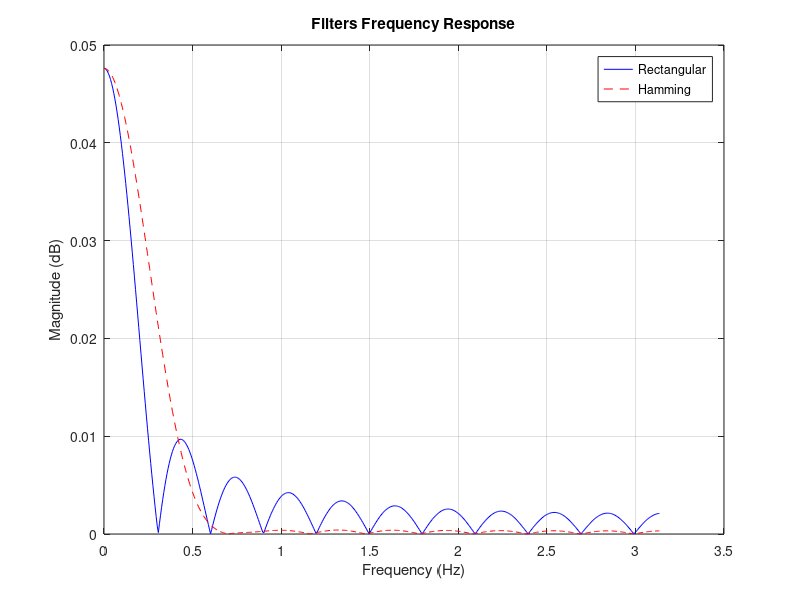

Reproduce this figure in MATLAB.
clear ; close all ; clc ; 
Vc = 0.4 * pi;
Fs = 100;
N = 21;

% Filter design with rectangular window
h_rect = fir1(N-1, Vc/(Fs/2), 'low', rectwin(N));

% Filter design with hamming window
h_hamming = fir1(N-1, Vc/(Fs/2), 'low', hamming(N));

[H_rect,w1]=freqz(h_rect,N);
[H_hamming,w2]=freqz(h_hamming,N);

figure;
plot(w1,abs(H_rect), 'b');
hold on;
plot(w2,abs(H_hamming), 'r--');
title('Filters Frequency Response');
xlabel('Frequency (Hz)');
ylabel('Magnitude (dB)');
legend('Rectangular', 'Hamming');
grid on;
